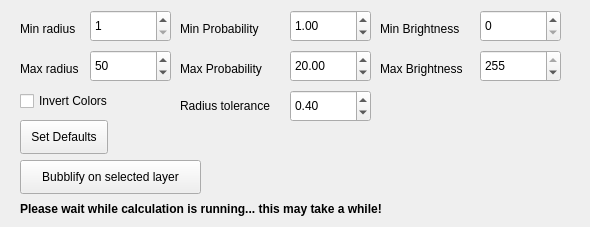
       <widget class="QWidget" name="bubblifySetupTab">
        <attribute name="title">
         <string>Bubblify Setup</string>
        </attribute>
        <widget class="QToolButton" name="bubblify">
         <property name="geometry">
          <rect>
           <x>20</x>
           <y>160</y>
           <width>181</width>
           <height>34</height>
          </rect>
         </property>
         <property name="sizePolicy">
          <sizepolicy hsizetype="Expanding" vsizetype="Fixed">
           <horstretch>0</horstretch>
           <verstretch>0</verstretch>
          </sizepolicy>
         </property>
         <property name="text">
          <string>Bubblify on selected layer</string>
         </property>
        </widget>
        <widget class="QPushButton" name="setDefaultsBubblify">
         <property name="geometry">
          <rect>
           <x>20</x>
           <y>120</y>
           <width>88</width>
           <height>34</height>
          </rect>
         </property>
         <property name="text">
          <string>Set Defaults</string>
         </property>
        </widget>
        <widget class="QLabel" name="lineWidthLabel_6">
         <property name="geometry">
          <rect>
           <x>380</x>
           <y>60</y>
           <width>101</width>
           <height>18</height>
          </rect>
         </property>
         <property name="text">
          <string>Max Brightness</string>
         </property>
         <property name="buddy">
          <cstring>maxBrightness</cstring>
         </property>
        </widget>
        <widget class="QSpinBox" name="maxBrightnessBubblify">
         <property name="geometry">
          <rect>
           <x>480</x>
           <y>50</y>
           <width>81</width>
           <height>32</height>
          </rect>
         </property>
         <property name="minimum">
          <number>0</number>
         </property>
         <property name="maximum">
          <number>255</number>
         </property>
         <property name="value">
          <number>255</number>
         </property>
        </widget>
        <widget class="QLabel" name="minBrightnessBubblifyLbl">
         <property name="geometry">
          <rect>
           <x>380</x>
           <y>20</y>
           <width>101</width>
           <height>18</height>
          </rect>
         </property>
         <property name="text">
          <string>Min Brightness</string>
         </property>
         <property name="buddy">
          <cstring>minBrightness</cstring>
         </property>
        </widget>
        <widget class="QSpinBox" name="minBrightnessBubblify">
         <property name="geometry">
          <rect>
           <x>480</x>
           <y>10</y>
           <width>81</width>
           <height>32</height>
          </rect>
         </property>
         <property name="minimum">
          <number>0</number>
         </property>
         <property name="maximum">
          <number>255</number>
         </property>
         <property name="value">
          <number>0</number>
         </property>
        </widget>
        <widget class="QLabel" name="lineWidthLabel_8">
         <property name="geometry">
          <rect>
           <x>20</x>
           <y>60</y>
           <width>81</width>
           <height>18</height>
          </rect>
         </property>
         <property name="text">
          <string>Max radius</string>
         </property>
         <property name="buddy">
          <cstring>maxBrightness</cstring>
         </property>
        </widget>
        <widget class="QSpinBox" name="minRadiusBubblify">
         <property name="geometry">
          <rect>
           <x>90</x>
           <y>10</y>
           <width>81</width>
           <height>32</height>
          </rect>
         </property>
         <property name="minimum">
          <number>1</number>
         </property>
         <property name="maximum">
          <number>1000</number>
         </property>
         <property name="value">
          <number>1</number>
         </property>
        </widget>
        <widget class="QSpinBox" name="maxRadiusBubblify">
         <property name="geometry">
          <rect>
           <x>90</x>
           <y>50</y>
           <width>81</width>
           <height>32</height>
          </rect>
         </property>
         <property name="minimum">
          <number>0</number>
         </property>
         <property name="maximum">
          <number>1000</number>
         </property>
         <property name="value">
          <number>50</number>
         </property>
        </widget>
        <widget class="QLabel" name="lineWidthLabel_9">
         <property name="geometry">
          <rect>
           <x>20</x>
           <y>20</y>
           <width>71</width>
           <height>18</height>
          </rect>
         </property>
         <property name="text">
          <string>Min radius</string>
         </property>
         <property name="buddy">
          <cstring>minBrightness</cstring>
         </property>
        </widget>
        <widget class="QCheckBox" name="invertColorsBubblify">
         <property name="geometry">
          <rect>
           <x>20</x>
           <y>90</y>
           <width>111</width>
           <height>22</height>
          </rect>
         </property>
         <property name="text">
          <string>Invert Colors</string>
         </property>
        </widget>
        <widget class="QLabel" name="lineWidthLabel_10">
         <property name="geometry">
          <rect>
           <x>180</x>
           <y>60</y>
           <width>101</width>
           <height>18</height>
          </rect>
         </property>
         <property name="text">
          <string>Max Probability</string>
         </property>
         <property name="buddy">
          <cstring>maxBrightness</cstring>
         </property>
        </widget>
        <widget class="QLabel" name="lineWidthLabel_11">
         <property name="geometry">
          <rect>
           <x>180</x>
           <y>20</y>
           <width>101</width>
           <height>18</height>
          </rect>
         </property>
         <property name="text">
          <string>Min Probability</string>
         </property>
         <property name="buddy">
          <cstring>minBrightness</cstring>
         </property>
        </widget>
        <widget class="QLabel" name="lineWidthLabel_12">
         <property name="geometry">
          <rect>
           <x>180</x>
           <y>90</y>
           <width>101</width>
           <height>31</height>
          </rect>
         </property>
         <property name="text">
          <string>Radius tolerance</string>
         </property>
         <property name="buddy">
          <cstring>maxBrightness</cstring>
         </property>
        </widget>
        <widget class="QDoubleSpinBox" name="minProbabilityBubblify">
         <property name="geometry">
          <rect>
           <x>290</x>
           <y>10</y>
           <width>81</width>
           <height>32</height>
          </rect>
         </property>
         <property name="minimum">
          <double>0.010000000000000</double>
         </property>
         <property name="maximum">
          <double>100.000000000000000</double>
         </property>
         <property name="value">
          <double>1.000000000000000</double>
         </property>
        </widget>
        <widget class="QDoubleSpinBox" name="maxProbabilityBubblify">
         <property name="geometry">
          <rect>
           <x>290</x>
           <y>50</y>
           <width>81</width>
           <height>32</height>
          </rect>
         </property>
         <property name="minimum">
          <double>0.010000000000000</double>
         </property>
         <property name="maximum">
          <double>100.000000000000000</double>
         </property>
         <property name="value">
          <double>20.000000000000000</double>
         </property>
        </widget>
        <widget class="QDoubleSpinBox" name="radiusToleranceBubblify">
         <property name="geometry">
          <rect>
           <x>290</x>
           <y>90</y>
           <width>81</width>
           <height>32</height>
          </rect>
         </property>
         <property name="minimum">
          <double>0.010000000000000</double>
         </property>
         <property name="maximum">
          <double>1.000000000000000</double>
         </property>
         <property name="value">
          <double>0.400000000000000</double>
         </property>
        </widget>
        <widget class="QLabel" name="progressBarBubblify">
         <property name="geometry">
          <rect>
           <x>20</x>
           <y>200</y>
           <width>561</width>
           <height>18</height>
          </rect>
         </property>
         <property name="font">
          <font>
           <weight>75</weight>
           <bold>true</bold>
          </font>
         </property>
         <property name="text">
          <string>Please wait while calculation is running... this may take a while!</string>
         </property>
        </widget>
       </widget>
